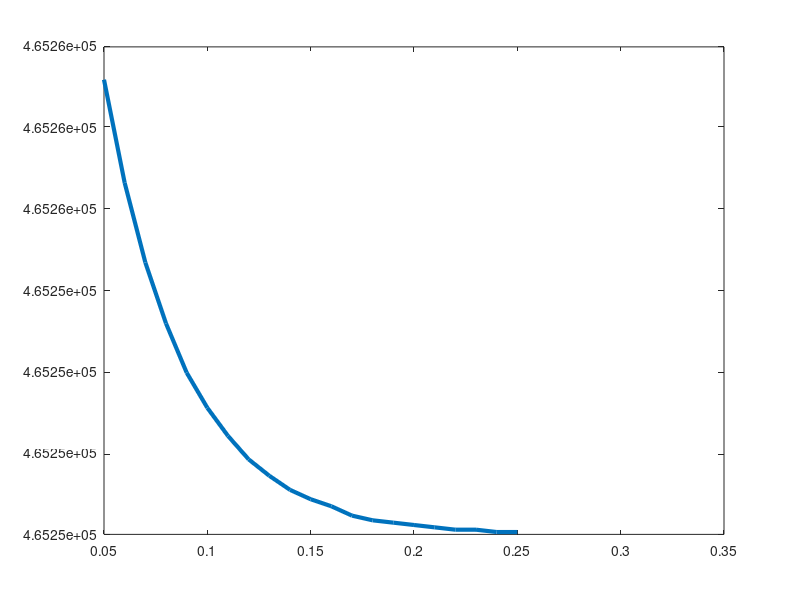

This chart was generated by the following MATLAB code:
r0=zeros(21,1);
rhs=zeros(21,1);
r0(1,1)=0.05;

for j=2:21
    r0(j,1)=r0(j-1,1)+0.01;
end

k1=1.99925e01;
k2=-25.5267;
k3=465251;


for j=1:21
    rhs(j,1)=((k1)*(exp(k2*r0(j,1))))+k3;
end

plot(r0,rhs,"LineWidth",3)